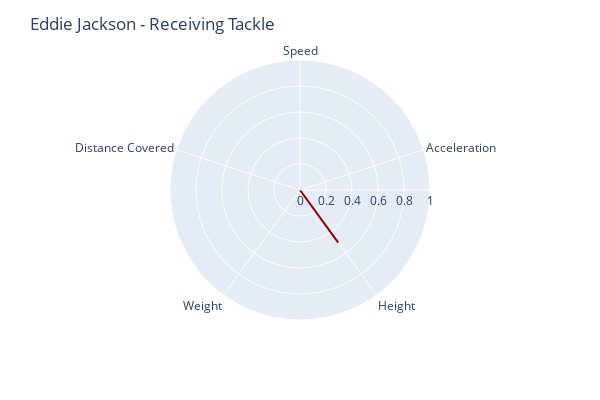

The code cell stored with this chart in its notebook:
### Code cell
s = (jackson['s'].mean() - s_min)/(s_max - s_min)
a = (jackson['a'].mean() - a_min)/(a_max - a_min)
h = (players[players['displayName']=='Eddie Jackson']['height_inches'].values[0] - h_min)/(h_max - h_min)
w = (players[players['displayName']=='Eddie Jackson']['weight'].values[0] - w_min)/(w_max - w_min)
dc = (jackson['distanceCovered'].mean() - dc_min)/(dc_max - dc_min)

import plotly.express as px
stats = pd.DataFrame(dict(
    r=[s, a, h, w, dc],
    theta=['Speed','Acceleration', 'Height', 'Weight', 'Distance Covered']))
fig = px.line_polar(stats, r='r', theta='theta', line_close=True, color_discrete_sequence=['darkred'], width=600, height=400)
fig.update_traces(fill='toself')
fig.update_layout(
    polar=dict(
        radialaxis=dict(range=[0, 1]),
    )
)
fig.update_layout(title_text='Eddie Jackson - Receiving Tackle')
fig.show()

### Figure 1 — Plotly figure (JSON) as saved in the notebook; plotly's stock layout.template omitted (floating-point values rounded to 4 significant figures)
{"data": [{"fill": "toself", "hovertemplate": "r=%{r}<br>theta=%{theta}<extra></extra>", "legendgroup": "", "line": {"color": "darkred", "dash": "solid"}, "marker": {"symbol": "circle"}, "mode": "lines", "name": "", "r": [null, null, 0.5, 0, null, null], "showlegend": false, "subplot": "polar", "theta": ["Speed", "Acceleration", "Height", "Weight", "Distance Covered", "Speed"], "type": "scatterpolar"}], "layout": {"height": 400, "legend": {"tracegroupgap": 0}, "margin": {"t": 60}, "polar": {"angularaxis": {"direction": "clockwise", "rotation": 90}, "domain": {"x": [0, 1], "y": [0, 1]}, "radialaxis": {"range": [0, 1]}}, "title": {"text": "Eddie Jackson - Receiving Tackle"}, "width": 600}}
